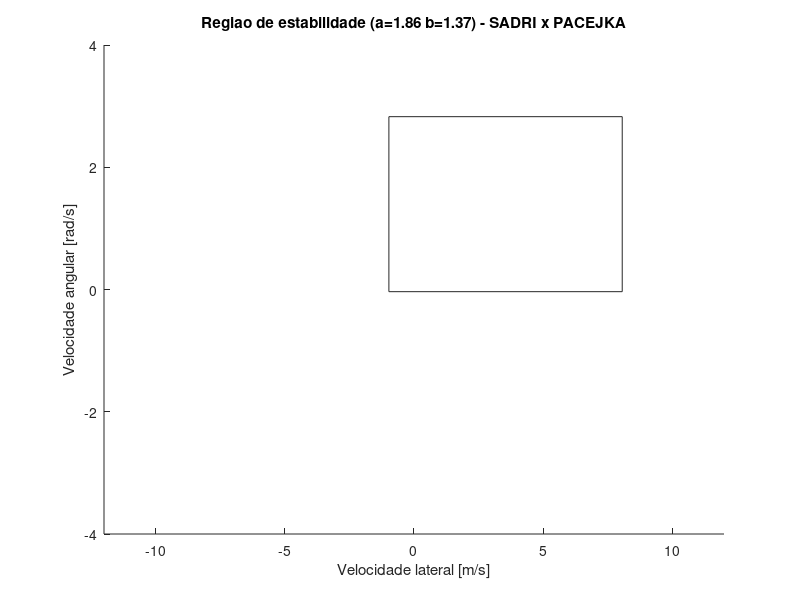

This figure's MATLAB source: (Note: this script raises an error after producing the figure.)
clear,clc
%% Descrição
% Este script tem como objetivo gerar novamente os gráficos da região de
% estabilidade

%% Definindo a figura e configurando

figure(1) % Inicializando a figura
hold on % objetos inseridos são adicionados

%% Primeira região

% carregando as variáveis do outro
load('regiaoresultadosls_2015_09_09') 

contour(Xls,Yls,Zls,0.5,'r') % Contorno da primeira região

%% Carregando as variaveis da segunda região

load('regiaoresultadoslp_2015_09_09') % carregando as variáveis

contour(Xlp,Ylp,Zlp,0.5,'g') % Contorno da primeira região

%% Acrescentando os detalhes do gráfico

title('Regiao de estabilidade (a=1.86 b=1.37) - SADRI x PACEJKA')
xlabel('Velocidade lateral [m/s]')
ylabel('Velocidade angular [rad/s]')
legend('Sadri','Pacejka')

